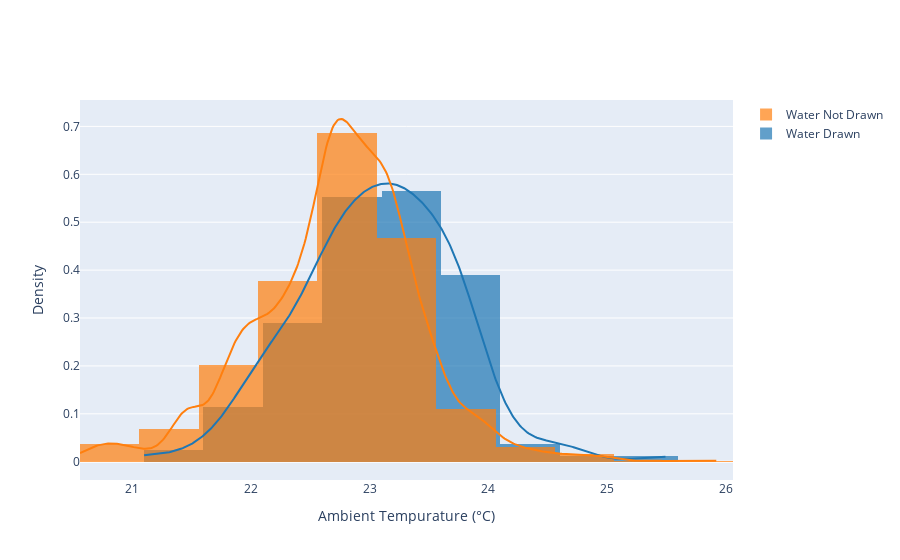

This figure's notebook cell:
### Code cell
feature = df_train.columns[4]
hist_data = [df_train[df_train['Water Drawn']==1][feature],
             df_train[df_train['Water Drawn']==0][feature]]

group_labels = ['Water Drawn', 'Water Not Drawn']

fig = ff.create_distplot(hist_data, group_labels, bin_size=.5,show_rug=False)
fig.update_xaxes(title="Ambient Tempurature (°C)")
fig.update_yaxes(title="Density")
fig.show()

### Figure 1 — Plotly figure (JSON) as saved in the notebook; plotly's stock layout.template omitted (floating-point values rounded to 4 significant figures; data arrays with more than 128 entries replaced by an {"elided": "..."} marker saying what was removed)
{"data": [{"autobinx": false, "histnorm": "probability density", "legendgroup": "Water Drawn", "marker": {"color": "rgb(31, 119, 180)"}, "name": "Water Drawn", "opacity": 0.7, "type": "histogram", "x": {"elided": "159 float values"}, "xaxis": "x", "xbins": {"end": 25.5, "size": 0.5, "start": 21.1}, "yaxis": "y"}, {"autobinx": false, "histnorm": "probability density", "legendgroup": "Water Not Drawn", "marker": {"color": "rgb(255, 127, 14)"}, "name": "Water Not Drawn", "opacity": 0.7, "type": "histogram", "x": {"elided": "4494 float values"}, "xaxis": "x", "xbins": {"end": 25.93, "size": 0.5, "start": 20.56}, "yaxis": "y"}, {"legendgroup": "Water Drawn", "marker": {"color": "rgb(31, 119, 180)"}, "mode": "lines", "name": "Water Drawn", "showlegend": false, "type": "scatter", "x": {"elided": "500 float values"}, "xaxis": "x", "y": {"elided": "500 float values"}, "yaxis": "y"}, {"legendgroup": "Water Not Drawn", "marker": {"color": "rgb(255, 127, 14)"}, "mode": "lines", "name": "Water Not Drawn", "showlegend": false, "type": "scatter", "x": {"elided": "500 float values"}, "xaxis": "x", "y": {"elided": "500 float values"}, "yaxis": "y"}], "layout": {"barmode": "overlay", "hovermode": "closest", "legend": {"traceorder": "reversed"}, "xaxis": {"anchor": "y2", "domain": [0, 1], "title": {"text": "Ambient Tempurature (°C)"}, "zeroline": false}, "yaxis": {"anchor": "free", "domain": [0, 1], "position": 0, "title": {"text": "Density"}}}}
